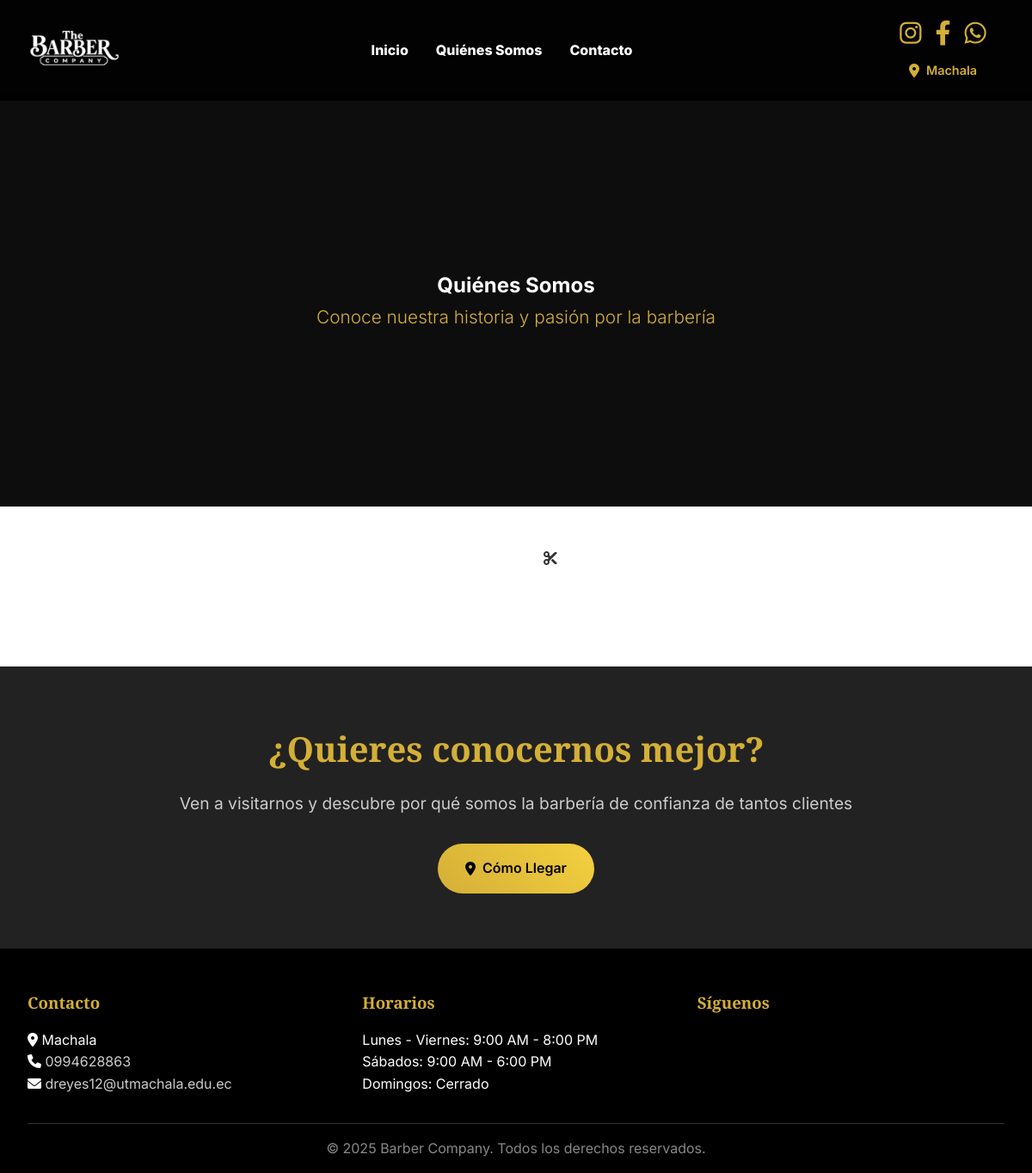
Before: /quienes_somos/ with the older database file.
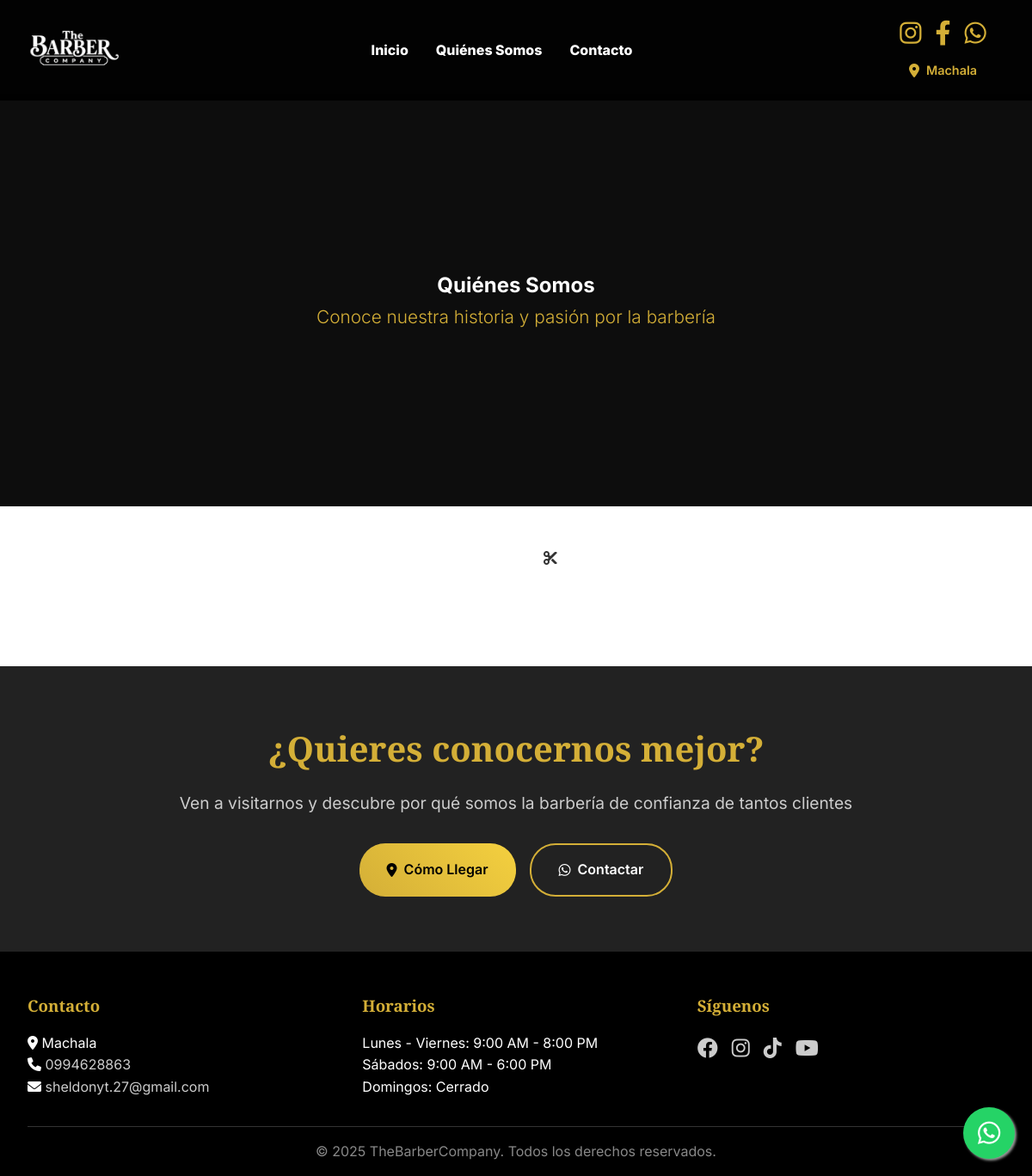
After: the same page with the newer database file.
### barber/models.py (models this page shows, shortened)
class Contacto(models.Model):
    nombre_empresa = models.CharField(max_length=100, default="Barbería")
    logo_navbar = models.ImageField(upload_to="logos/", blank=True, null=True, help_text="Logo para el menú de navegación (recomendado: .png o .jpg, tamaño pequeño como icono)")
    direccion = models.CharField(max_length=255)
    telefono = models.CharField(max_length=20)
    email = models.EmailField()
    whatsapp = models.CharField(max_length=20, blank=True, null=True)
    facebook = models.URLField(blank=True, null=True)
    instagram = models.URLField(blank=True, null=True)
    tiktok = models.URLField(blank=True, null=True)
    youtube = models.URLField(blank=True, null=True)
    horario_lunes_viernes = models.CharField(max_length=100, default="9:00 AM - 8:00 PM")
    horario_sabados = models.CharField(max_length=100, default="9:00 AM - 6:00 PM")
    horario_domingos = models.CharField(max_length=100, default="Cerrado")
    mapa_google = models.TextField(help_text="Código iframe del mapa de Google", blank=True, null=True)
    mapa_google_link = models.URLField("Enlace directo de Google Maps", blank=True, null=True, help_text="Pega aquí el enlace directo de la ubicación en Google Maps (no el iframe)")
    class Meta:
        verbose_name = "Información de Contacto"
        verbose_name_plural = "4. Información de Contacto"

### barber/views.py (the view)
# urls.py: path('quienes_somos/', views.quienes_somos, name='quienes_somos'),
def quienes_somos(request):
    contexto = get_common_context()
    return render(request, 'quienes_somos.html', contexto)

### barber/views.py (called while the page is built)
def get_common_context():
    inicio = Inicio.objects.first()
    quienes_somos = QuienesSomos.objects.first()
    contacto = Contacto.objects.first()
    galeria = inicio.galeria.all() if inicio else []
    contexto = {
        'inicio': inicio,
        'galeria': galeria,
        'quienes_somos': quienes_somos,
        'contacto': contacto,
    }
    return contexto

### templates/quienes_somos.html (shortened to what this page needs)
{% extends 'base.html' %}
{% load static %}
{% block content %}
{% if quienes_somos.imagen_principal %}
<section class="hero hero-small" style="background: linear-gradient(rgba(0, 0, 0, 0.5), rgba(0, 0, 0, 0.5)), url('{{ quienes_somos.imagen_principal.url }}') {{ quienes_somos.posicion_imagen_principal|default:"center" }}/cover no-repeat;">
    <div class="hero-content fade-in-up">
        <h1>{{ quienes_somos.titulo|default:"Quiénes Somos" }}</h1>
        <p class="subtitle">{{ quienes_somos.subtitulo|default:"Conoce nuestra historia y pasión por la barbería" }}</p>
    </div>
</section>
{% else %}
<section class="hero hero-small">
    <div class="hero-content fade-in-up">
        <h1>{{ quienes_somos.titulo|default:"Quiénes Somos" }}</h1>
        <p class="subtitle">{{ quienes_somos.subtitulo|default:"Conoce nuestra historia y pasión por la barbería" }}</p>
    </div>
</section>
{% endif %}
<section class="section section-light">
    <div class="container">
        <div class="grid-about">
                {% if quienes_somos.video_archivo %}
                    <video class="video-about" controls>
                        <source src="{{ quienes_somos.video_archivo.url }}" type="video/mp4">
                        Tu navegador no soporta el elemento video.
                    </video>
                {% elif quienes_somos.video_url %}
                    {% if "youtube.com" in quienes_somos.video_url or "youtu.be" in quienes_somos.video_url %}
                        {% load static %}
                    {% elif "vimeo.com" in quienes_somos.video_url %}
                        <div class="video-responsive">
                            <iframe src="https://player.vimeo.com/video/{{ quienes_somos.video_url|slice:"18:" }}" frameborder="0" allowfullscreen></iframe>
                        </div>
                    {% else %}
                        <video class="video-about" controls>
                            <source src="{{ quienes_somos.video_url }}" type="video/mp4">
                            Tu navegador no soporta el elemento video.
                        </video>
                    {% endif %}
                {% elif quienes_somos.imagen %}
                    <img src="{{ quienes_somos.imagen.url }}" alt="Quiénes somos" class="image-about">
                {% endif %}
            <div class="contenido-elegante" style="background: #ffffff !important;">
                <div class="simbolo-decorativo">
                    <i class="fas fa-cut"></i>
                </div>
            </div>
        </div>
    </div>
</section>
<section class="section section-dark">
    <div class="container" style="text-align: center;">
        <h2 style="font-family: 'Playfair Display', serif; font-size: 2.5rem; margin-bottom: 1rem; color: #d4af37;">
            ¿Quieres conocernos mejor?
        </h2>
        <p style="font-size: 1.2rem; margin-bottom: 2rem; color: #ccc;">
            Ven a visitarnos y descubre por qué somos la barbería de confianza de tantos clientes
        </p>
        <div style="display: flex; gap: 1rem; justify-content: center; flex-wrap: wrap;">
            <a href="{% url 'contacto' %}" class="btn-primary">
                <i class="fas fa-map-marker-alt"></i> Cómo Llegar
            </a>
            {% if contacto.whatsapp %}
            <a href="https://wa.me/{{ contacto.whatsapp }}?text=Hola, me gustaría más información" class="btn-secondary" target="_blank">
                <i class="fab fa-whatsapp"></i> Contactar
            </a>
            {% endif %}
        </div>
    </div>
</section>
{% endblock %}

### templates/base.html (shortened to what the changed rows need)
{% load static %}
<!DOCTYPE html>
<html lang="es">
<head>
    <link rel="stylesheet" href="https://cdnjs.cloudflare.com/ajax/libs/font-awesome/6.0.0/css/all.min.css">
    <link rel="stylesheet" href="{% static 'css/styles.css' %}?v={% now 'U' %}">
    <link rel="stylesheet" href="{% static 'css/pages.css' %}?v={% now 'U' %}">
</head>
<body>
    <header class="header">
        <nav class="nav-container">
            <div class="logo">
                <a href="/">
                    <img src="/media/{{ contacto.logo_navbar }}" alt="">
                </a>
            </div>
            <div class="right-section">
                <div class="top-bar">
                    <div class="container">
                        <div class="address-navbar">
                            <a href="{{ contacto.mapa_google_link }}" target="_blank" class="address-link" title="Ver ubicación en Google Maps">
                                <i class="fas fa-map-marker-alt"></i>
                                <span>{{ contacto.direccion }}</span>
                            </a>
                        </div>
                    </div>
                </div>
            </div>
        </nav>
    </header>
    <main>
        {% block content %}{% endblock %}
    </main>
    <footer class="footer">
        <div class="container">
            <div class="footer-content">
                {% if contacto %}
                <div class="footer-section">
                    <h3>Contacto</h3>
                    {% if contacto.direccion %}<p><i class="fas fa-map-marker-alt"></i> {{ contacto.direccion }}</p>{% endif %}
                    {% if contacto.telefono %}<p><i class="fas fa-phone"></i> <a href="tel:{{ contacto.telefono }}">{{ contacto.telefono }}</a></p>{% endif %}
                    {% if contacto.email %}<p><i class="fas fa-envelope"></i> <a href="mailto:{{ contacto.email }}">{{ contacto.email }}</a></p>{% endif %}
                </div>
                {% endif %}
                <div class="footer-section">
                    <h3>Horarios</h3>
                    {% if contacto %}
                        {% if contacto.horario_lunes_viernes %}<p>Lunes - Viernes: {{ contacto.horario_lunes_viernes }}</p>{% endif %}
                        {% if contacto.horario_sabados %}<p>Sábados: {{ contacto.horario_sabados }}</p>{% endif %}
                        {% if contacto.horario_domingos %}<p>Domingos: {{ contacto.horario_domingos }}</p>{% endif %}
                    {% else %}
                        <p>Lunes - Viernes: 9:00 - 20:00</p>
                        <p>Sábados: 9:00 - 18:00</p>
                        <p>Domingos: Cerrado</p>
                    {% endif %}
                </div>
                <div class="footer-section">
                    <div class="social-links">
                        {% if contacto.facebook %}<a href="{{ contacto.facebook }}" class="social-link" target="_blank" rel="noopener"><i class="fab fa-facebook"></i></a>{% endif %}
                        {% if contacto.instagram %}<a href="{{ contacto.instagram }}" class="social-link" target="_blank" rel="noopener"><i class="fab fa-instagram"></i></a>{% endif %}
                        {% if contacto.tiktok %}<a href="{{ contacto.tiktok }}" class="social-link" target="_blank" rel="noopener"><i class="fab fa-tiktok"></i></a>{% endif %}
                        {% if contacto.youtube %}<a href="{{ contacto.youtube }}" class="social-link" target="_blank" rel="noopener"><i class="fab fa-youtube"></i></a>{% endif %}
                    </div>
                </div>
            </div>
            <div class="footer-bottom">
                <p>&copy; {% now "Y" %} {% if contacto %}{{ contacto.nombre_empresa|default:"Barbería" }}{% else %}Barbería{% endif %}. Todos los derechos reservados.</p>
            </div>
        </div>
    </footer>
    {% if contacto.whatsapp %}
    <a href="https://wa.me/{{ contacto.whatsapp }}?text=Hola, me gustaría reservar una cita" class="whatsapp-float" target="_blank" rel="noopener">
        <i class="fab fa-whatsapp"></i>
    </a>
    {% endif %}
</body>
</html>

Changed rows visible on the page:
changed Contacto "Machala": whatsapp empty → "0994628863" (drawn); email "dreyes12@utmachala.edu.ec" → "sheldonyt.27@gmail.com"; facebook empty → "http://facebook.com" (drawn); instagram empty → "http://instagram.com" (drawn); tiktok empty → "http://tiktok.com" (drawn); youtube empty → "http://youtube.com" (drawn); nombre_empresa "Barber Company" → "TheBarberCompany"
Other visible differences:
text now shown: "Contactar"
